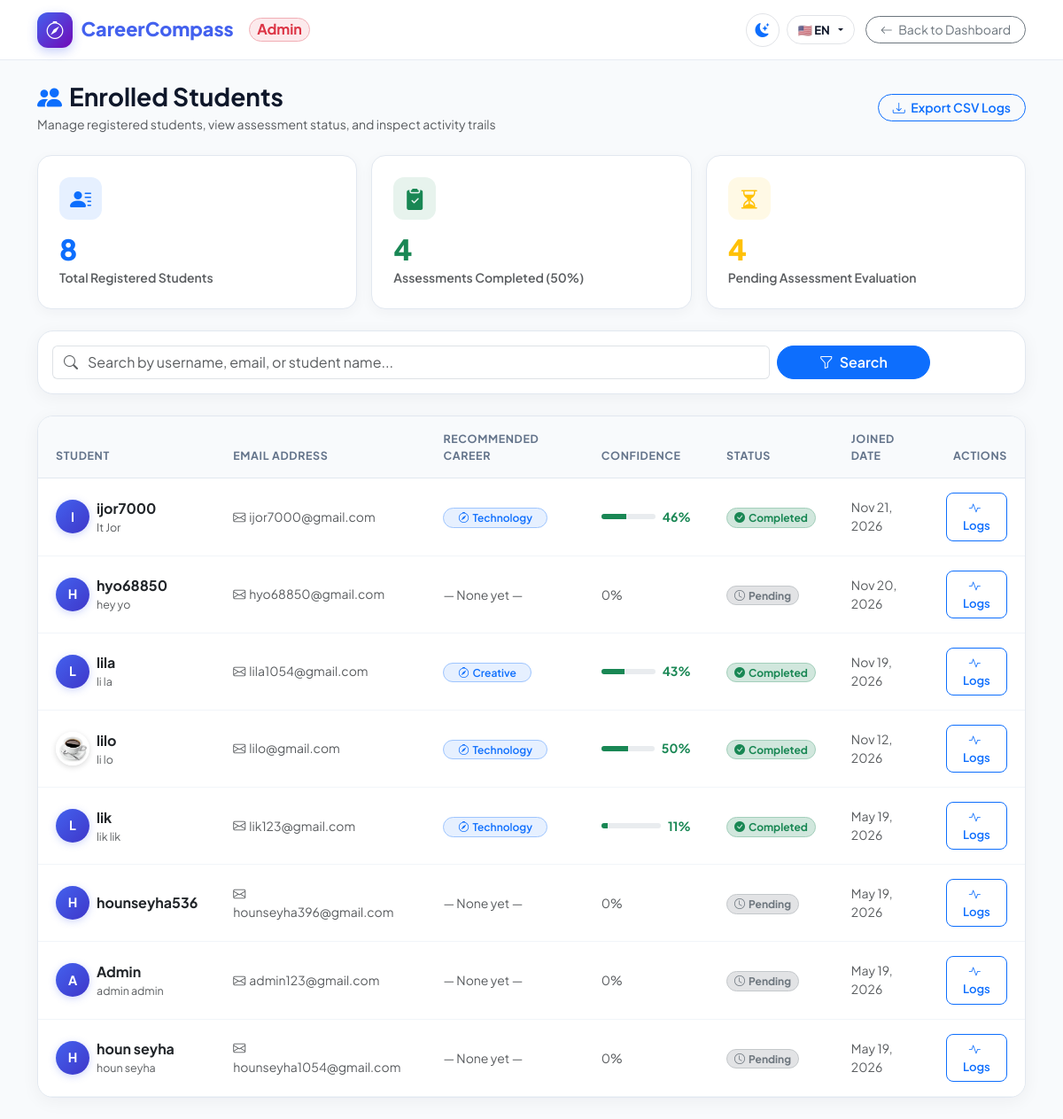
/admin/employees (signed in), run on an earlier commit of the app's database.
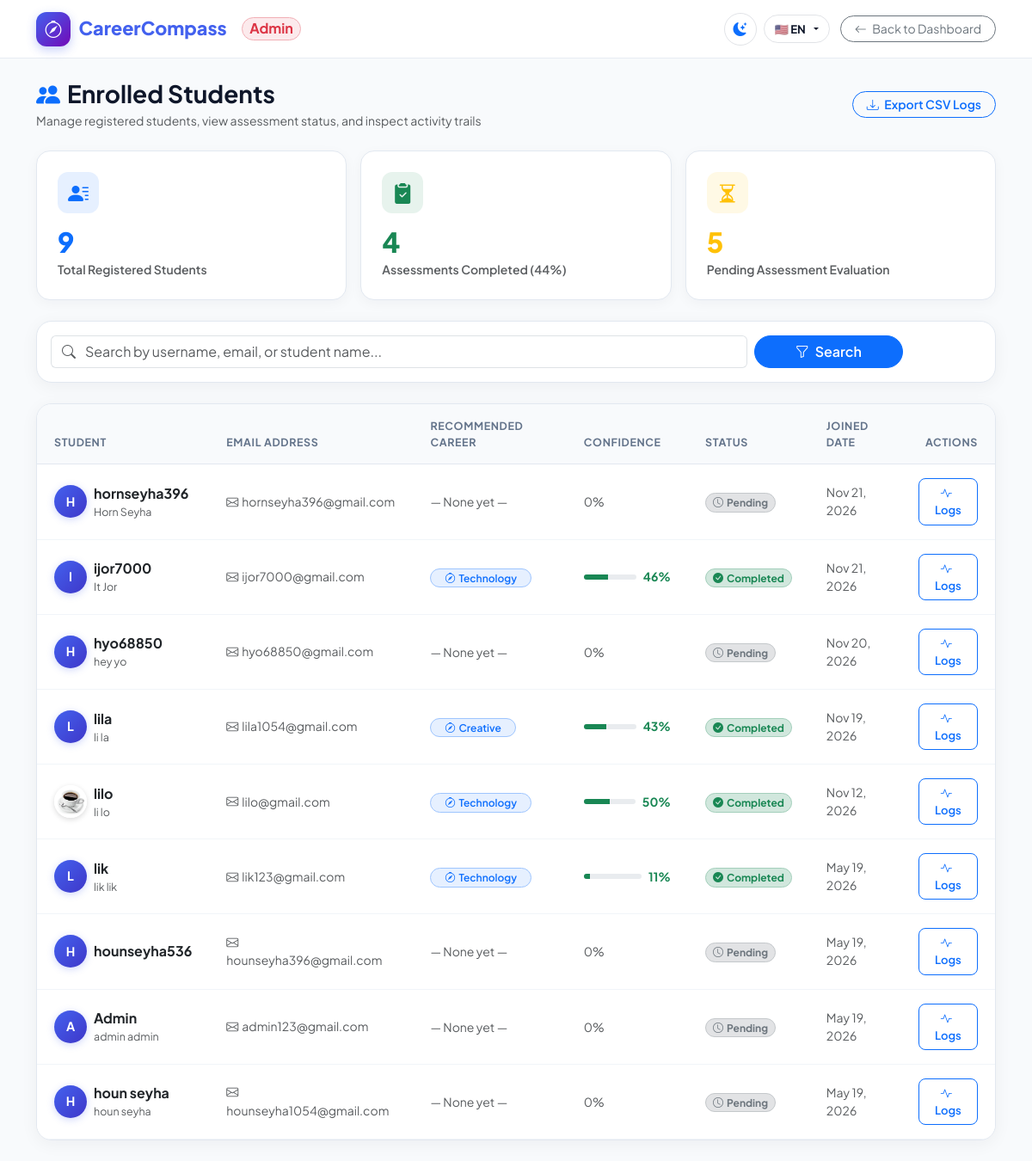
And on a later commit of the database.
### App/model/user.py (models this page shows, shortened)
class User(db.Model):
    __tablename__ = 'users'
    id = db.Column(db.Integer, primary_key=True)
    username = db.Column(db.String(80), unique=True, nullable=False)
    email = db.Column(db.String(120), unique=True, nullable=False)
    password_hash = db.Column(db.String(255))
    is_admin = db.Column(db.Boolean, default=False)
    profile_image = db.Column(db.String(255), nullable=True)
    first_name = db.Column(db.String(80), nullable=True)
    last_name = db.Column(db.String(80), nullable=True)
    phone = db.Column(db.String(20), nullable=True)
    recommended_career = db.Column(db.String(120), nullable=True)
    secondary_career = db.Column(db.String(120), nullable=True)
    confidence_score = db.Column(db.Integer, default=0)
    assessment_completed = db.Column(db.Boolean, default=False)
    last_assessment = db.Column(db.DateTime, nullable=True)
    created_at = db.Column(db.DateTime, default=datetime.utcnow)

### App/routes/auth.py (the view)
@auth_bp.route('/admin/employees')
@admin_required
def all_employees_page():
    search = request.args.get('search', '').strip()
    users_q = User.query.filter_by(is_admin=False)
    if search:
        users_q = users_q.filter(User.username.ilike(f"%{search}%"))
    users = users_q.order_by(User.created_at.desc()).all()
    return render_template('all_employees.html', users=users, search_query=search)

### App/routes/auth.py (called while the page is built)
def admin_required(f):
    @wraps(f)
    def decorated_function(*args, **kwargs):
        if 'user_id' not in session:
            return redirect(url_for('auth.login'))
        user = User.query.get(session['user_id'])
        if not user:
            session.clear()
            flash('User session invalid. Please log in again.')
            return redirect(url_for('auth.login'))
        if not user.is_admin:
            flash('Access denied: Administrator privileges required.')
            return redirect(url_for('auth.account'))
        return f(*args, **kwargs)
    return decorated_function

### App/templates/all_employees.html (shortened to what the changed rows need)
<!DOCTYPE html>
<html lang="en">
<head>
    <link href="https://cdn.jsdelivr.net/npm/bootstrap@5.3.0/dist/css/bootstrap.min.css" rel="stylesheet">
    <link rel="stylesheet" href="https://cdn.jsdelivr.net/npm/bootstrap-icons@1.11.0/font/bootstrap-icons.css">
    <link rel="stylesheet" href="{{ url_for('static', filename='css/theme.css') }}">
</head>
<body>
    <main class="container py-4">
        <div class="d-flex justify-content-between align-items-center flex-wrap gap-2 mb-4">
            <div>
                <h1 class="fw-bold fs-3 mb-1 d-flex align-items-center gap-2">
                    <i class="bi bi-people-fill text-primary"></i>
                    <span data-i18n="nav_enrolled_students">Enrolled Students</span>
                </h1>
            </div>
        </div>
        <div class="row g-3 mb-4">
            <div class="col-sm-6 col-lg-4">
                <div class="kpi-card">
                    <div class="kpi-icon bg-primary bg-opacity-10 text-primary">
                        <i class="bi bi-person-lines-fill"></i>
                    </div>
                    <div class="kpi-value text-primary">{{ users|length }}</div>
                    <div class="text-muted small fw-semibold mt-1">Total Registered Students</div>
                </div>
            </div>
            <div class="col-sm-6 col-lg-4">
                {% set completed_count = users | selectattr('assessment_completed') | list | length %}
                <div class="kpi-card">
                    <div class="kpi-icon bg-success bg-opacity-10 text-success">
                        <i class="bi bi-clipboard2-check-fill"></i>
                    </div>
                    <div class="kpi-value text-success">{{ completed_count }}</div>
                    <div class="text-muted small fw-semibold mt-1">Assessments Completed ({% if users|length > 0 %}{{ (completed_count / users|length * 100)|int }}%{% else %}0%{% endif %})</div>
                </div>
            </div>
            <div class="col-sm-6 col-lg-4">
                {% set pending_count = users|length - completed_count %}
                <div class="kpi-card">
                    <div class="kpi-icon bg-warning bg-opacity-10 text-warning">
                        <i class="bi bi-hourglass-split"></i>
                    </div>
                    <div class="kpi-value text-warning">{{ pending_count }}</div>
                    <div class="text-muted small fw-semibold mt-1">Pending Assessment Evaluation</div>
                </div>
            </div>
        </div>
        <div class="data-card">
            <div class="table-responsive">
                <table class="table table-custom mb-0">
                    <thead>
                        <tr>
                            <th>Student</th>
                            <th>Email Address</th>
                            <th>Recommended Career</th>
                            <th>Confidence</th>
                            <th>Status</th>
                            <th>Joined Date</th>
                            <th class="text-end">Actions</th>
                        </tr>
                    </thead>
                    <tbody>
                        {% for u in users %}
                        <tr>
                            <td>
                                <div class="d-flex align-items-center gap-2">
                                    {% if u.profile_image %}
                                    <img src="{{ url_for('static', filename='uploads/' + u.profile_image) }}" class="avatar-img" alt="Avatar">
                                    {% else %}
                                    <div class="avatar-circle">
                                        {{ u.username[0]|upper }}
                                    </div>
                                    {% endif %}
                                    <div>
                                        <div class="fw-bold text-dark">{{ u.username }}</div>
                                        <div class="text-muted small" style="font-size: 0.78rem;">
                                            {{ (u.first_name or '') + ' ' + (u.last_name or '') | trim or 'Student ID: #' ~ u.id }}
                                        </div>
                                    </div>
                                </div>
                            </td>
                            <td class="text-muted small">
                                <i class="bi bi-envelope me-1"></i>{{ u.email }}
                            </td>
                            <td>
                                {% if u.recommended_career %}
                                <span class="badge bg-primary bg-opacity-10 text-primary border border-primary-subtle rounded-pill px-3 py-1 fw-semibold">
                                    <i class="bi bi-compass me-1"></i>{{ u.recommended_career }}
                                </span>
                                {% else %}
                                <span class="text-muted small italic">— None yet —</span>
                                {% endif %}
                            </td>
                            <td>
                                {% if u.confidence_score %}
                                <div class="d-flex align-items-center gap-2">
                                    <div class="progress flex-grow-1" style="height: 6px; width: 60px;">
                                        <div class="progress-bar bg-success" style="width: {{ u.confidence_score }}%"></div>
                                    </div>
                                    <span class="small fw-bold text-success">{{ u.confidence_score }}%</span>
                                </div>
                                {% else %}
                                <span class="text-muted small">0%</span>
                                {% endif %}
                            </td>
                            <td>
                                {% if u.assessment_completed %}
                                <span class="badge bg-success-subtle text-success border border-success-subtle rounded-pill px-2 py-1 small">
                                    <i class="bi bi-check-circle-fill me-1"></i>Completed
                                </span>
                                {% else %}
                                <span class="badge bg-secondary-subtle text-secondary border border-secondary-subtle rounded-pill px-2 py-1 small">
                                    <i class="bi bi-clock me-1"></i>Pending
                                </span>
                                {% endif %}
                            </td>
                            <td class="text-muted small">
                                {{ u.created_at.strftime('%b %d, %Y') if u.created_at else '—' }}
                            </td>
                            <td class="text-end">
                                <a href="{{ url_for('auth.admin_user_activities_page', user_id=u.id) }}" class="btn btn-outline-primary btn-action-view" title="Inspect Activities">
                                    <i class="bi bi-activity me-1"></i> Logs
                                </a>
                            </td>
                        </tr>
                        {% endfor %}
                    </tbody>
                </table>
            </div>
        </div>
    </main>
</body>
</html>

What changed in the data, as far as the page shows it:
added User: username "H", username "hornseyha396", first_name+last_name "Horn Seyha", email "hornseyha396@gmail.com", shows "— None yet —", confidence_score "0%", assessment_completed False (drawn), created_at "Nov 21, 2026"
Also different on the page:
{{ users|length }}: "8" → "9"
{{ (completed_count / users|length * 100)|int }}: "50" → "44"
{{ pending_count }}: "4" → "5"
